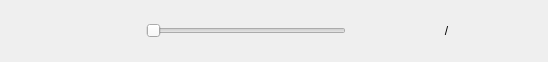
<?xml version="1.0" encoding="UTF-8"?>
<ui version="4.0">
 <class>VideoControls</class>
 <widget class="QWidget" name="VideoControls">
  <property name="geometry">
   <rect>
    <x>0</x>
    <y>0</y>
    <width>548</width>
    <height>62</height>
   </rect>
  </property>
  <property name="sizePolicy">
   <sizepolicy hsizetype="Preferred" vsizetype="Preferred">
    <horstretch>0</horstretch>
    <verstretch>0</verstretch>
   </sizepolicy>
  </property>
  <property name="minimumSize">
   <size>
    <width>300</width>
    <height>40</height>
   </size>
  </property>
  <property name="maximumSize">
   <size>
    <width>800</width>
    <height>16777215</height>
   </size>
  </property>
  <property name="windowTitle">
   <string notr="true"/>
  </property>
  <property name="accessibleName">
   <string notr="true"/>
  </property>
  <layout class="QHBoxLayout" name="horizontalLayout">
   <property name="spacing">
    <number>7</number>
   </property>
   <property name="leftMargin">
    <number>13</number>
   </property>
   <property name="topMargin">
    <number>9</number>
   </property>
   <property name="rightMargin">
    <number>13</number>
   </property>
   <property name="bottomMargin">
    <number>9</number>
   </property>
   <item>
    <layout class="QHBoxLayout" name="horizontalLayout_2" stretch="0,0,0,0">
     <property name="spacing">
      <number>0</number>
     </property>
     <property name="leftMargin">
      <number>0</number>
     </property>
     <item>
      <widget class="ActionButton" name="pauseButton" native="true">
       <property name="sizePolicy">
        <sizepolicy hsizetype="Fixed" vsizetype="Fixed">
         <horstretch>0</horstretch>
         <verstretch>0</verstretch>
        </sizepolicy>
       </property>
       <property name="minimumSize">
        <size>
         <width>44</width>
         <height>36</height>
        </size>
       </property>
       <property name="maximumSize">
        <size>
         <width>44</width>
         <height>36</height>
        </size>
       </property>
       <property name="focusPolicy">
        <enum>Qt::NoFocus</enum>
       </property>
       <property name="accessibleName">
        <string notr="true">Button</string>
       </property>
      </widget>
     </item>
     <item>
      <spacer name="horizontalSpacer_3">
       <property name="orientation">
        <enum>Qt::Horizontal</enum>
       </property>
       <property name="sizeType">
        <enum>QSizePolicy::Fixed</enum>
       </property>
       <property name="sizeHint" stdset="0">
        <size>
         <width>6</width>
         <height>5</height>
        </size>
       </property>
      </spacer>
     </item>
     <item>
      <widget class="ActionButton" name="prevFrameButton" native="true">
       <property name="sizePolicy">
        <sizepolicy hsizetype="Fixed" vsizetype="Fixed">
         <horstretch>0</horstretch>
         <verstretch>0</verstretch>
        </sizepolicy>
       </property>
       <property name="minimumSize">
        <size>
         <width>36</width>
         <height>36</height>
        </size>
       </property>
       <property name="maximumSize">
        <size>
         <width>36</width>
         <height>36</height>
        </size>
       </property>
       <property name="focusPolicy">
        <enum>Qt::NoFocus</enum>
       </property>
       <property name="accessibleName">
        <string notr="true">ButtonSetLeft</string>
       </property>
      </widget>
     </item>
     <item>
      <widget class="ActionButton" name="nextFrameButton" native="true">
       <property name="sizePolicy">
        <sizepolicy hsizetype="Fixed" vsizetype="Fixed">
         <horstretch>0</horstretch>
         <verstretch>0</verstretch>
        </sizepolicy>
       </property>
       <property name="minimumSize">
        <size>
         <width>36</width>
         <height>36</height>
        </size>
       </property>
       <property name="maximumSize">
        <size>
         <width>36</width>
         <height>36</height>
        </size>
       </property>
       <property name="focusPolicy">
        <enum>Qt::NoFocus</enum>
       </property>
       <property name="accessibleName">
        <string notr="true">ButtonSetRight</string>
       </property>
      </widget>
     </item>
    </layout>
   </item>
   <item>
    <spacer name="horizontalSpacer">
     <property name="orientation">
      <enum>Qt::Horizontal</enum>
     </property>
     <property name="sizeType">
      <enum>QSizePolicy::Fixed</enum>
     </property>
     <property name="sizeHint" stdset="0">
      <size>
       <width>4</width>
       <height>10</height>
      </size>
     </property>
    </spacer>
   </item>
   <item>
    <widget class="VideoSlider" name="seekBar">
     <property name="sizePolicy">
      <sizepolicy hsizetype="Preferred" vsizetype="Preferred">
       <horstretch>0</horstretch>
       <verstretch>0</verstretch>
      </sizepolicy>
     </property>
     <property name="minimumSize">
      <size>
       <width>200</width>
       <height>28</height>
      </size>
     </property>
     <property name="maximumSize">
      <size>
       <width>200</width>
       <height>28</height>
      </size>
     </property>
     <property name="focusPolicy">
      <enum>Qt::NoFocus</enum>
     </property>
     <property name="accessibleName">
      <string notr="true"/>
     </property>
     <property name="orientation">
      <enum>Qt::Horizontal</enum>
     </property>
    </widget>
   </item>
   <item>
    <spacer name="horizontalSpacer_2">
     <property name="orientation">
      <enum>Qt::Horizontal</enum>
     </property>
     <property name="sizeType">
      <enum>QSizePolicy::Fixed</enum>
     </property>
     <property name="sizeHint" stdset="0">
      <size>
       <width>5</width>
       <height>10</height>
      </size>
     </property>
    </spacer>
   </item>
   <item>
    <widget class="QLabel" name="positionLabel">
     <property name="text">
      <string notr="true"/>
     </property>
    </widget>
   </item>
   <item>
    <widget class="QLabel" name="separatorLabel">
     <property name="text">
      <string notr="true">/</string>
     </property>
     <property name="alignment">
      <set>Qt::AlignCenter</set>
     </property>
    </widget>
   </item>
   <item>
    <widget class="QLabel" name="durationLabel">
     <property name="text">
      <string notr="true"/>
     </property>
    </widget>
   </item>
  </layout>
 </widget>
 <customwidgets>
  <customwidget>
   <class>ActionButton</class>
   <extends>QWidget</extends>
   <header>gui/customwidgets/actionbutton.h</header>
   <container>1</container>
  </customwidget>
  <customwidget>
   <class>VideoSlider</class>
   <extends>QSlider</extends>
   <header>gui/customwidgets/videoslider.h</header>
  </customwidget>
 </customwidgets>
 <resources/>
 <connections/>
</ui>
